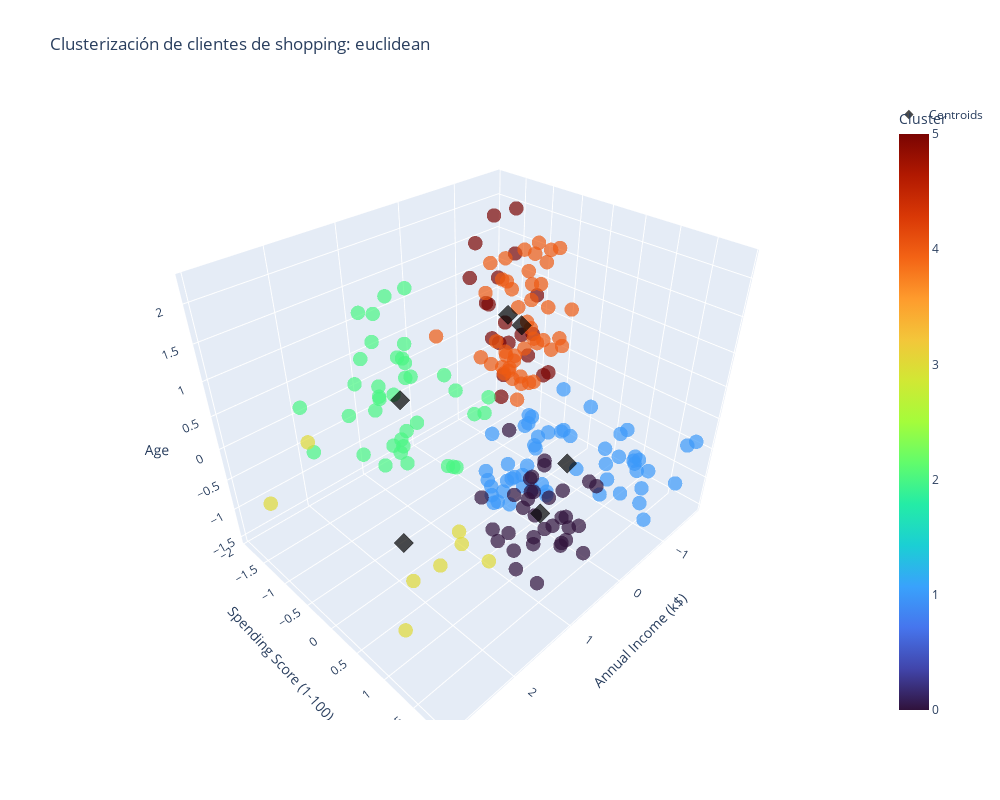
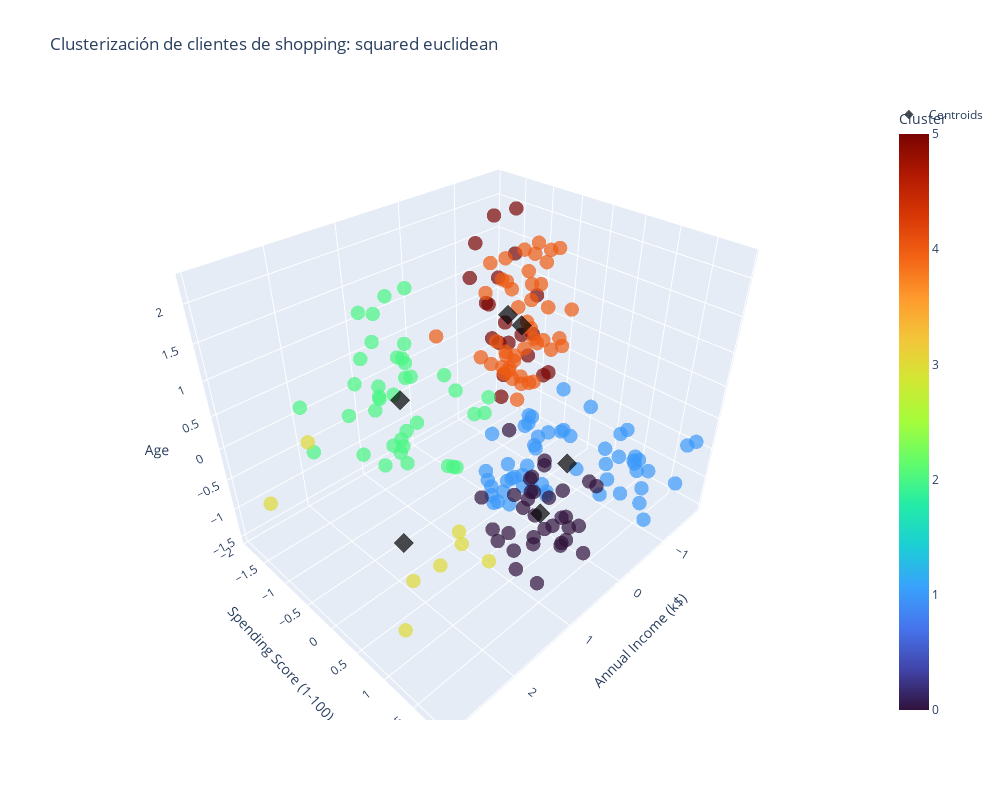
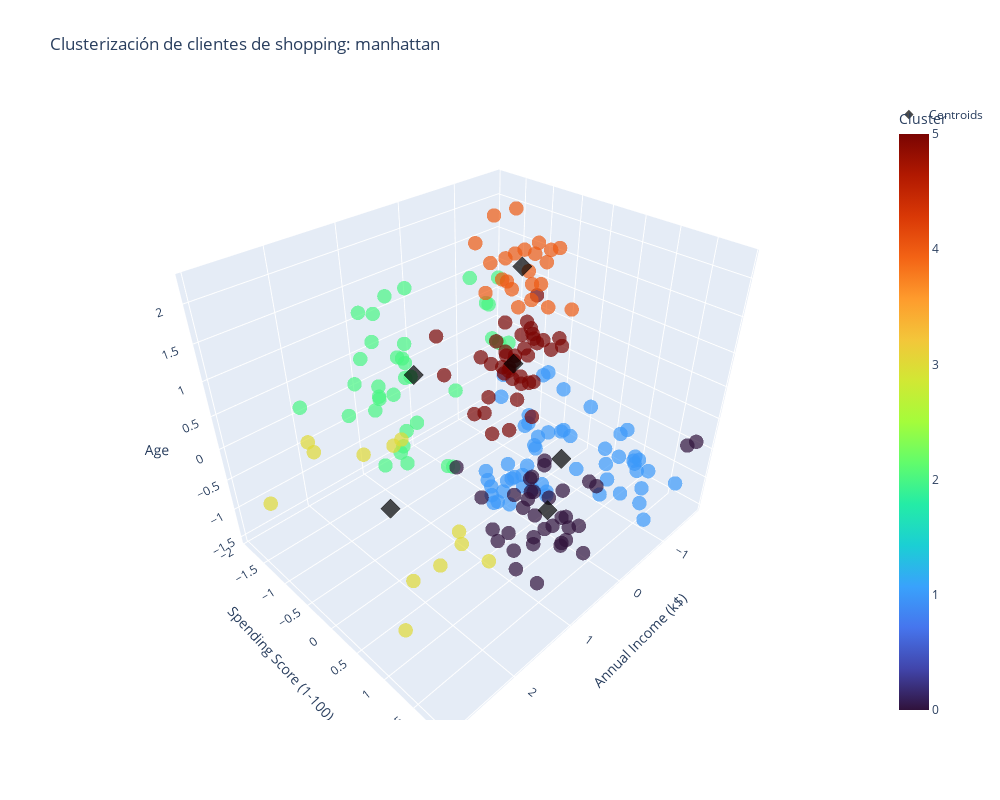
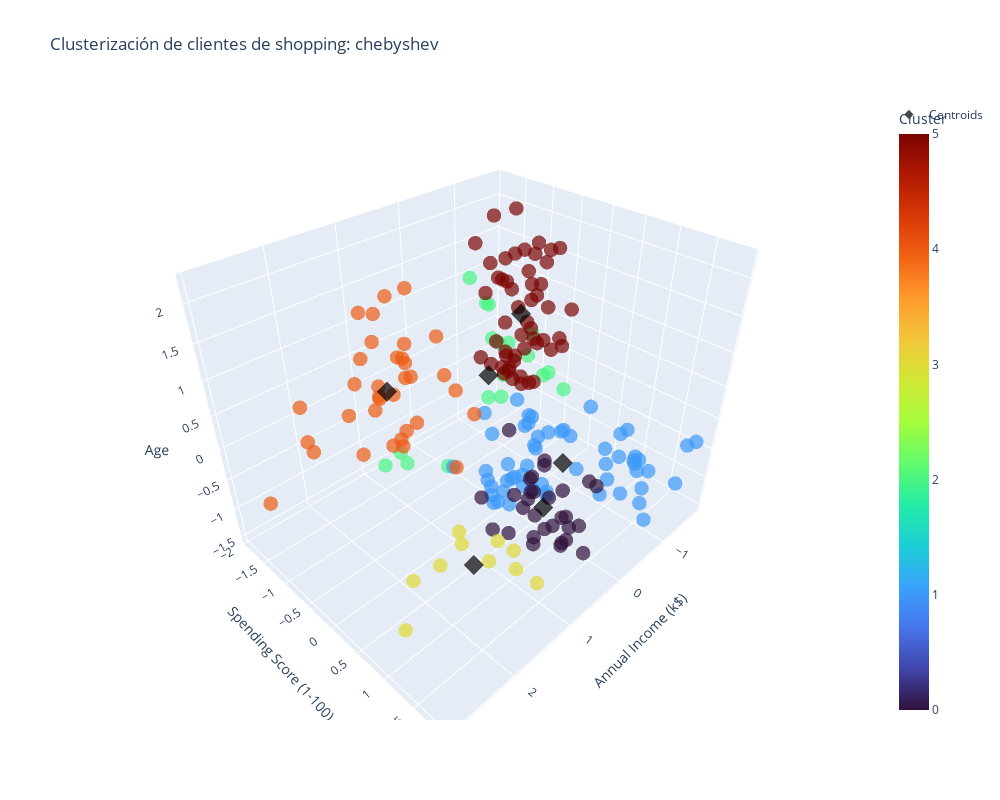

Notebook code cell kept with these figures, in order:
### Code cell
from pyclustering.cluster.kmeans import kmeans
from pyclustering.utils.metric import distance_metric
from pyclustering.cluster.center_initializer import random_center_initializer
from pyclustering.cluster.encoder import type_encoding
from pyclustering.cluster.encoder import cluster_encoder
from sklearn.metrics.cluster import contingency_matrix
import numpy as np

# define dictionary for distance measures
distance_measures = {'euclidean': 0, 'squared euclidean': 1, 'manhattan': 2, 'chebyshev': 3, 
                    'canberra': 5, 'chi-square': 6}

initial_centers = random_center_initializer(datos_normalizados, k_optimo, random_state=42).initialize()

for measure, value in distance_measures.items():

    instanceKm = kmeans(datos_normalizados, initial_centers=initial_centers, metric=distance_metric(value))

    instanceKm.process()

    pyClusters = instanceKm.get_clusters()
    pyCenters = np.array(instanceKm.get_centers())
    # enumerate encoding type to index labeling to get labels
    pyEncoding = instanceKm.get_cluster_encoding()
    pyEncoder = cluster_encoder(pyEncoding, pyClusters, datos_normalizados)
    df_datos_normalizados['Cluster'] = pyEncoder.set_encoding(0).get_clusters()

    fig = px.scatter_3d(
        df_datos_normalizados,
        x='Annual Income (k$)',       # X-axis
        y='Spending Score (1-100)',    # Y-axis
        z='Age',                       # Z-axis
        color='Cluster',               # Color según cluster
        color_continuous_scale='Turbo',
        title=f"Clusterización de clientes de shopping: {measure}"
    )

    fig.add_trace(go.Scatter3d(
        x=pyCenters[:, 1], 
        y=pyCenters[:, 2], 
        z=pyCenters[:, 0], 
        mode='markers', 
        marker=dict(size=10, color='black', symbol='diamond', line=dict(color='black', width=2)),
        name='Centroids'
    ))

    fig.update_traces(marker=dict(size=5, opacity=0.7))

    fig.update_layout(
        scene=dict(
            xaxis_title="Annual Income (k$)",
            yaxis_title="Spending Score (1-100)",
            zaxis_title="Age"
        ),
        width=1000,   
        height=800    
    )

    fig.show()

### Figure 1 — Plotly figure (JSON) as saved in the notebook; plotly's stock layout.template omitted (floating-point values rounded to 4 significant figures; data arrays with more than 128 entries replaced by an {"elided": "..."} marker saying what was removed)
{"data": [{"hovertemplate": "Annual Income (k$)=%{x}<br>Spending Score (1-100)=%{y}<br>Age=%{z}<br>Cluster=%{marker.color}<extra></extra>", "legendgroup": "", "marker": {"color": {"elided": "200 int values"}, "coloraxis": "coloraxis", "opacity": 0.7, "size": 5, "symbol": "circle"}, "mode": "markers", "name": "", "scene": "scene", "showlegend": false, "type": "scatter3d", "x": {"elided": "200 float values"}, "y": {"elided": "200 float values"}, "z": {"elided": "200 float values"}}, {"marker": {"color": "black", "line": {"color": "black", "width": 2}, "opacity": 0.7, "size": 5, "symbol": "diamond"}, "mode": "markers", "name": "Centroids", "type": "scatter3d", "x": [0.769, -0.7431, 0.8575, 2.283, -0.2404, -1.291], "y": [1.245, 0.4674, -1.184, 0.526, -0.0449, -1.236], "z": [-0.4241, -0.9807, 0.07875, -0.3481, 1.229, 0.5311]}], "layout": {"coloraxis": {"colorbar": {"title": {"text": "Cluster"}}, "colorscale": [[0, "#30123b"], [0.07143, "#4145ab"], [0.1429, "#4675ed"], [0.2143, "#39a2fc"], [0.2857, "#1bcfd4"], [0.3571, "#24eca6"], [0.4286, "#61fc6c"], [0.5, "#a4fc3b"], [0.5714, "#d1e834"], [0.6429, "#f3c63a"], [0.7143, "#fe9b2d"], [0.7857, "#f36315"], [0.8571, "#d93806"], [0.9286, "#b11901"], [1, "#7a0402"]]}, "height": 800, "legend": {"tracegroupgap": 0}, "scene": {"domain": {"x": [0, 1], "y": [0, 1]}, "xaxis": {"title": {"text": "Annual Income (k$)"}}, "yaxis": {"title": {"text": "Spending Score (1-100)"}}, "zaxis": {"title": {"text": "Age"}}}, "title": {"text": "Clusterización de clientes de shopping: euclidean"}, "width": 1000}}

### Figure 2 — Plotly figure (JSON) as saved in the notebook; plotly's stock layout.template omitted (floating-point values rounded to 4 significant figures; data arrays with more than 128 entries replaced by an {"elided": "..."} marker saying what was removed)
{"data": [{"hovertemplate": "Annual Income (k$)=%{x}<br>Spending Score (1-100)=%{y}<br>Age=%{z}<br>Cluster=%{marker.color}<extra></extra>", "legendgroup": "", "marker": {"color": {"elided": "200 int values"}, "coloraxis": "coloraxis", "opacity": 0.7, "size": 5, "symbol": "circle"}, "mode": "markers", "name": "", "scene": "scene", "showlegend": false, "type": "scatter3d", "x": {"elided": "200 float values"}, "y": {"elided": "200 float values"}, "z": {"elided": "200 float values"}}, {"marker": {"color": "black", "line": {"color": "black", "width": 2}, "opacity": 0.7, "size": 5, "symbol": "diamond"}, "mode": "markers", "name": "Centroids", "type": "scatter3d", "x": [0.769, -0.7431, 0.8575, 2.283, -0.2404, -1.291], "y": [1.245, 0.4674, -1.184, 0.526, -0.0449, -1.236], "z": [-0.4241, -0.9807, 0.07875, -0.3481, 1.229, 0.5311]}], "layout": {"coloraxis": {"colorbar": {"title": {"text": "Cluster"}}, "colorscale": [[0, "#30123b"], [0.07143, "#4145ab"], [0.1429, "#4675ed"], [0.2143, "#39a2fc"], [0.2857, "#1bcfd4"], [0.3571, "#24eca6"], [0.4286, "#61fc6c"], [0.5, "#a4fc3b"], [0.5714, "#d1e834"], [0.6429, "#f3c63a"], [0.7143, "#fe9b2d"], [0.7857, "#f36315"], [0.8571, "#d93806"], [0.9286, "#b11901"], [1, "#7a0402"]]}, "height": 800, "legend": {"tracegroupgap": 0}, "scene": {"domain": {"x": [0, 1], "y": [0, 1]}, "xaxis": {"title": {"text": "Annual Income (k$)"}}, "yaxis": {"title": {"text": "Spending Score (1-100)"}}, "zaxis": {"title": {"text": "Age"}}}, "title": {"text": "Clusterización de clientes de shopping: squared euclidean"}, "width": 1000}}

### Figure 3 — Plotly figure (JSON) as saved in the notebook; plotly's stock layout.template omitted (floating-point values rounded to 4 significant figures; data arrays with more than 128 entries replaced by an {"elided": "..."} marker saying what was removed)
{"data": [{"hovertemplate": "Annual Income (k$)=%{x}<br>Spending Score (1-100)=%{y}<br>Age=%{z}<br>Cluster=%{marker.color}<extra></extra>", "legendgroup": "", "marker": {"color": {"elided": "200 int values"}, "coloraxis": "coloraxis", "opacity": 0.7, "size": 5, "symbol": "circle"}, "mode": "markers", "name": "", "scene": "scene", "showlegend": false, "type": "scatter3d", "x": {"elided": "200 float values"}, "y": {"elided": "200 float values"}, "z": {"elided": "200 float values"}}, {"marker": {"color": "black", "line": {"color": "black", "width": 2}, "opacity": 0.7, "size": 5, "symbol": "diamond"}, "mode": "markers", "name": "Centroids", "type": "scatter3d", "x": [0.6498, -0.7841, 0.4345, 2.062, -0.491, -0.2602], "y": [1.26, 0.3294, -1.386, 0.03106, -0.2913, -0.178], "z": [-0.4398, -0.9993, 0.1962, -0.2942, 1.858, 0.6033]}], "layout": {"coloraxis": {"colorbar": {"title": {"text": "Cluster"}}, "colorscale": [[0, "#30123b"], [0.07143, "#4145ab"], [0.1429, "#4675ed"], [0.2143, "#39a2fc"], [0.2857, "#1bcfd4"], [0.3571, "#24eca6"], [0.4286, "#61fc6c"], [0.5, "#a4fc3b"], [0.5714, "#d1e834"], [0.6429, "#f3c63a"], [0.7143, "#fe9b2d"], [0.7857, "#f36315"], [0.8571, "#d93806"], [0.9286, "#b11901"], [1, "#7a0402"]]}, "height": 800, "legend": {"tracegroupgap": 0}, "scene": {"domain": {"x": [0, 1], "y": [0, 1]}, "xaxis": {"title": {"text": "Annual Income (k$)"}}, "yaxis": {"title": {"text": "Spending Score (1-100)"}}, "zaxis": {"title": {"text": "Age"}}}, "title": {"text": "Clusterización de clientes de shopping: manhattan"}, "width": 1000}}

### Figure 4 — Plotly figure (JSON) as saved in the notebook; plotly's stock layout.template omitted (floating-point values rounded to 4 significant figures; data arrays with more than 128 entries replaced by an {"elided": "..."} marker saying what was removed)
{"data": [{"hovertemplate": "Annual Income (k$)=%{x}<br>Spending Score (1-100)=%{y}<br>Age=%{z}<br>Cluster=%{marker.color}<extra></extra>", "legendgroup": "", "marker": {"color": {"elided": "200 int values"}, "coloraxis": "coloraxis", "opacity": 0.7, "size": 5, "symbol": "circle"}, "mode": "markers", "name": "", "scene": "scene", "showlegend": false, "type": "scatter3d", "x": {"elided": "200 float values"}, "y": {"elided": "200 float values"}, "z": {"elided": "200 float values"}}, {"marker": {"color": "black", "line": {"color": "black", "width": 2}, "opacity": 0.7, "size": 5, "symbol": "diamond"}, "mode": "markers", "name": "Centroids", "type": "scatter3d", "x": [0.6746, -0.6812, -0.842, 1.876, 1.06, -0.4177], "y": [1.21, 0.4394, -1.188, 1.235, -1.19, -0.2198], "z": [-0.4127, -0.953, -0.2962, -0.4772, 0.3084, 1.257]}], "layout": {"coloraxis": {"colorbar": {"title": {"text": "Cluster"}}, "colorscale": [[0, "#30123b"], [0.07143, "#4145ab"], [0.1429, "#4675ed"], [0.2143, "#39a2fc"], [0.2857, "#1bcfd4"], [0.3571, "#24eca6"], [0.4286, "#61fc6c"], [0.5, "#a4fc3b"], [0.5714, "#d1e834"], [0.6429, "#f3c63a"], [0.7143, "#fe9b2d"], [0.7857, "#f36315"], [0.8571, "#d93806"], [0.9286, "#b11901"], [1, "#7a0402"]]}, "height": 800, "legend": {"tracegroupgap": 0}, "scene": {"domain": {"x": [0, 1], "y": [0, 1]}, "xaxis": {"title": {"text": "Annual Income (k$)"}}, "yaxis": {"title": {"text": "Spending Score (1-100)"}}, "zaxis": {"title": {"text": "Age"}}}, "title": {"text": "Clusterización de clientes de shopping: chebyshev"}, "width": 1000}}
